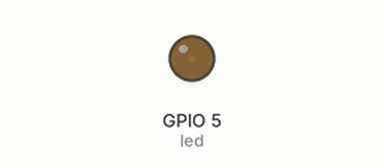
Recording of a program running on a simulated ESP32 board running MicroPython. Parts: output pins drawn as LEDs (lit = HIGH).

Above: at 0.05 s.
At 1.3 s:
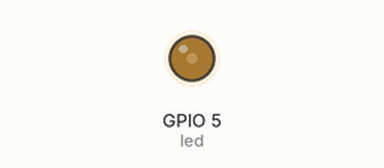
At 2.55 s:
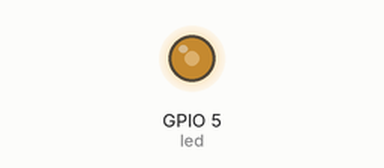
At 5.1 s:
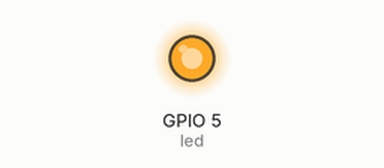
Timing chart, 0 to 6.7 s (numbered marks = the images above):
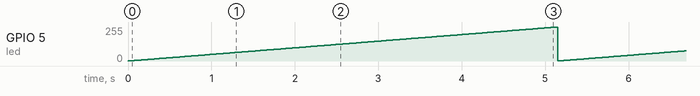

The program:

HB-MicroPython-12-PWM.py
```python
'''
For more details, please follow the link below:
https://hamruyesh.com/product/micro-python-esp32-esp8266-programming-tutorial/

'''
from machine import Pin, PWM
from time import sleep

led = PWM(Pin(5), freq=5000)

while(True):
    for duty_cycle in range(0, 1024):
        led.duty(duty_cycle)
        sleep(0.005)
```

Measured:
- by itself, GPIO 5 (led): ramps from 1/255 to 255/255 and jumps back, once every 5.1 s
